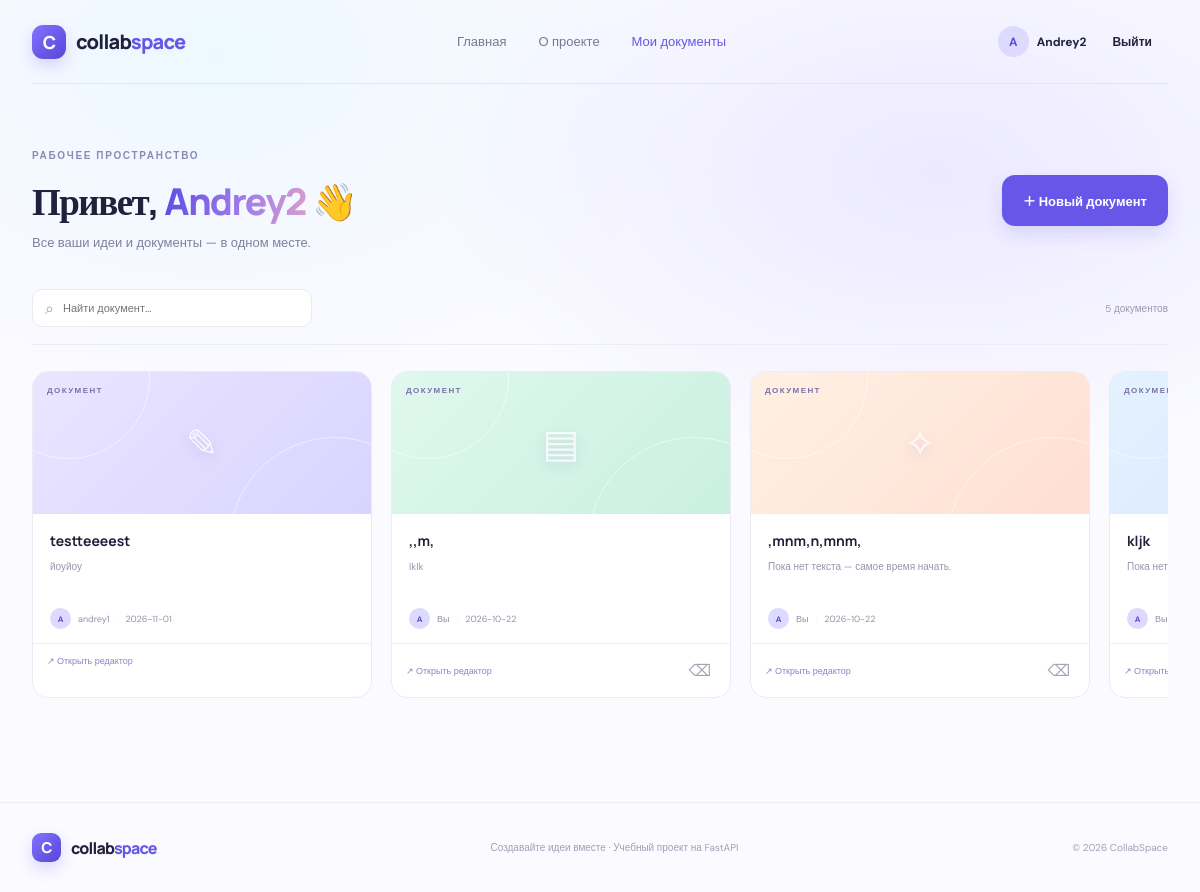
/dashboard (signed in), run on the app's committed database.
### tables this page shows
CREATE TABLE users (
            id INTEGER PRIMARY KEY AUTOINCREMENT,
            username TEXT NOT NULL UNIQUE,
            email TEXT NOT NULL UNIQUE,
            password_hash TEXT NOT NULL,
            created_at TEXT NOT NULL
        );

CREATE TABLE documents (
            id INTEGER PRIMARY KEY AUTOINCREMENT,
            owner_id INTEGER NOT NULL REFERENCES users(id) ON DELETE CASCADE,
            title TEXT NOT NULL DEFAULT 'Новый документ',
            content TEXT NOT NULL DEFAULT '',
            updated_at TEXT NOT NULL
        );

### app/main.py (the view)
@app.get("/dashboard", response_class=HTMLResponse)
def dashboard(request: Request):
    user = current_user(request)
    if not user: return RedirectResponse("/login", status_code=303)
    with db() as conn:
        docs = conn.execute("""
            SELECT d.*, u.username AS owner_name FROM documents d
            JOIN users u ON u.id=d.owner_id
            WHERE d.owner_id=? OR d.id IN (SELECT document_id FROM document_members WHERE user_id=?)
            ORDER BY d.updated_at DESC
        """, (user["id"], user["id"])).fetchall()
    return page(request, "dashboard.html", active="dashboard", documents=[dict(x) for x in docs])

### app/templates/dashboard.html (shortened to what this page needs)
{% extends "base.html" %}
{% block content %}
<section class="dashboard shell">
  <div class="dashboard-heading"><div><div class="eyebrow">РАБОЧЕЕ ПРОСТРАНСТВО</div><h1>Привет, <span class="gradient-text">{{ user.username }}</span> 👋</h1><p class="muted">Все ваши идеи и документы — в одном месте.</p></div><button class="btn btn-primary btn-large" data-modal-open="new-doc-modal">＋ Новый документ</button></div>
  <div class="dashboard-toolbar"><div class="search-box"><span>⌕</span><input id="doc-search" placeholder="Найти документ..." aria-label="Поиск документов"></div><span class="doc-count">{{ documents|length }} документов</span></div>
  {% if documents %}<div class="document-grid" id="document-grid" tabindex="0" role="region" aria-label="Список документов, прокручивается горизонтально">{% for doc in documents %}
    <article class="document-card" data-title="{{ doc.title|lower }}"><a class="doc-card-link" href="/documents/{{ doc.id }}"><div class="doc-cover cover-{{ loop.index0 % 4 }}"><span class="doc-cover-symbol">{% if loop.index0 % 3 == 0 %}✎{% elif loop.index0 % 3 == 1 %}▤{% else %}✧{% endif %}</span><span class="doc-cover-tag">ДОКУМЕНТ</span></div><div class="doc-info"><h3>{{ doc.title }}</h3><p>{{ (doc.content or 'Пока нет текста — самое время начать.')[:95] }}{% if doc.content and doc.content|length > 95 %}…{% endif %}</p><div class="doc-meta"><span class="avatar avatar-small">{{ doc.owner_name[:1]|upper }}</span><span>{{ 'Вы' if doc.owner_id == user.id else doc.owner_name }}</span><span class="meta-dot">·</span><span>{{ doc.updated_at[:10] }}</span></div></div></a><div class="doc-card-bottom"><span>↗ Открыть редактор</span>{% if doc.owner_id == user.id %}<form action="/documents/{{ doc.id }}/delete" method="post" onsubmit="return confirm('Удалить документ без возможности восстановления?')"><button class="icon-button" title="Удалить документ" aria-label="Удалить документ">⌫</button></form>{% endif %}</div></article>
  {% endfor %}</div>{% else %}<div class="empty-state"><div class="empty-illustration">✎</div><h3>Здесь появится ваша первая идея</h3><p>Создайте документ и начните записывать мысли.</p><button class="btn btn-primary" data-modal-open="new-doc-modal">＋ Создать документ</button></div>{% endif %}
</section>
{% endblock %}

### app/templates/base.html (shortened to what this page needs)
<!DOCTYPE html>
<html lang="ru">
<head>
  <link rel="stylesheet" href="/static/css/style.css">
</head>
<body>
<header class="site-header">
  <a class="brand" href="/"><span class="brand-mark">C</span><span>collab<span class="brand-accent">space</span></span></a>
  <nav class="main-nav">
    <a class="{{ 'active' if active == 'home' else '' }}" href="/">Главная</a>
    <a class="{{ 'active' if active == 'about' else '' }}" href="/about">О проекте</a>
    {% if user %}<a class="{{ 'active' if active == 'dashboard' else '' }}" href="/dashboard">Мои документы</a>{% endif %}
  </nav>
  <div class="header-actions">
    {% if user %}
      <a class="user-chip" href="/profile"><span class="avatar">{{ user.username[:1]|upper }}</span><span>{{ user.username }}</span></a>
      <form action="/logout" method="post"><button class="btn btn-ghost btn-small" type="submit">Выйти</button></form>
    {% else %}
      <a class="btn btn-ghost btn-small" href="/login">Войти</a><a class="btn btn-primary btn-small" href="/register">Начать бесплатно <span>↗</span></a>
    {% endif %}
  </div>
</header>
<main>{% block content %}{% endblock %}</main>
<footer class="site-footer"><a class="brand footer-brand" href="/"><span class="brand-mark">C</span><span>collab<span class="brand-accent">space</span></span></a><span>Создавайте идеи вместе · Учебный проект на FastAPI</span><span>© 2026 CollabSpace</span></footer>
</body>
</html>

### data on the page
users: username "A", username "Andrey2"
documents: title "testteeeest", content "йоуйоу", username "A", updated_at "2026-11-01"
users: username "andrey1"
documents: title ",,m,", content "lklk", username "A", owner_id "Вы", updated_at "2026-10-22"
documents: title ",mnm,n,mnm,", content "Пока нет текста — самое время начать.", username "A", owner_id "Вы", updated_at "2026-10-22"
documents: title "kljk", content "Пока нет…", username "A", owner_id "Вы"

### other printed values
{{ documents|length }} "5"
